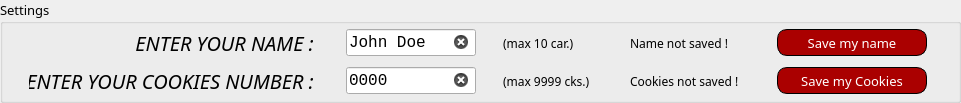
   <widget class="QGroupBox" name="groupBox">
    <property name="geometry">
     <rect>
      <x>20</x>
      <y>160</y>
      <width>961</width>
      <height>101</height>
     </rect>
    </property>
    <property name="font">
     <font>
      <family>American Signs</family>
      <pointsize>10</pointsize>
     </font>
    </property>
    <property name="title">
     <string>Settings</string>
    </property>
    <property name="checkable">
     <bool>false</bool>
    </property>
    <property name="checked">
     <bool>false</bool>
    </property>
    <layout class="QVBoxLayout" name="verticalLayout_2">
     <property name="spacing">
      <number>10</number>
     </property>
     <property name="leftMargin">
      <number>5</number>
     </property>
     <property name="topMargin">
      <number>5</number>
     </property>
     <property name="rightMargin">
      <number>5</number>
     </property>
     <property name="bottomMargin">
      <number>5</number>
     </property>
     <item>
      <layout class="QHBoxLayout" name="horizontalLayout_5">
       <property name="spacing">
        <number>6</number>
       </property>
       <item>
        <widget class="QLabel" name="L_EnterYourName">
         <property name="minimumSize">
          <size>
           <width>290</width>
           <height>0</height>
          </size>
         </property>
         <property name="maximumSize">
          <size>
           <width>290</width>
           <height>16777215</height>
          </size>
         </property>
         <property name="font">
          <font>
           <family>Javatages</family>
           <pointsize>15</pointsize>
           <weight>50</weight>
           <italic>true</italic>
           <bold>false</bold>
          </font>
         </property>
         <property name="layoutDirection">
          <enum>Qt::LeftToRight</enum>
         </property>
         <property name="text">
          <string>ENTER YOUR NAME : </string>
         </property>
         <property name="alignment">
          <set>Qt::AlignRight|Qt::AlignTrailing|Qt::AlignVCenter</set>
         </property>
        </widget>
       </item>
       <item>
        <widget class="QLineEdit" name="LE_Name">
         <property name="minimumSize">
          <size>
           <width>130</width>
           <height>0</height>
          </size>
         </property>
         <property name="maximumSize">
          <size>
           <width>130</width>
           <height>16777215</height>
          </size>
         </property>
         <property name="font">
          <font>
           <family>Consolas</family>
           <pointsize>12</pointsize>
          </font>
         </property>
         <property name="styleSheet">
          <string notr="true"/>
         </property>
         <property name="inputMask">
          <string/>
         </property>
         <property name="text">
          <string>John Doe</string>
         </property>
         <property name="maxLength">
          <number>10</number>
         </property>
         <property name="frame">
          <bool>true</bool>
         </property>
         <property name="alignment">
          <set>Qt::AlignLeading|Qt::AlignLeft|Qt::AlignVCenter</set>
         </property>
         <property name="clearButtonEnabled">
          <bool>true</bool>
         </property>
        </widget>
       </item>
       <item>
        <widget class="QLabel" name="L_MaxCar">
         <property name="minimumSize">
          <size>
           <width>100</width>
           <height>0</height>
          </size>
         </property>
         <property name="maximumSize">
          <size>
           <width>100</width>
           <height>16777215</height>
          </size>
         </property>
         <property name="font">
          <font>
           <family>Javatages</family>
           <pointsize>9</pointsize>
          </font>
         </property>
         <property name="text">
          <string>(max 10 car.)</string>
         </property>
        </widget>
       </item>
       <item>
        <widget class="QLabel" name="L_Name_Status">
         <property name="minimumSize">
          <size>
           <width>120</width>
           <height>0</height>
          </size>
         </property>
         <property name="maximumSize">
          <size>
           <width>120</width>
           <height>16777215</height>
          </size>
         </property>
         <property name="font">
          <font>
           <family>Javatages</family>
           <pointsize>9</pointsize>
          </font>
         </property>
         <property name="text">
          <string>Name not saved !</string>
         </property>
        </widget>
       </item>
       <item>
        <widget class="QPushButton" name="PB_Save_Name">
         <property name="minimumSize">
          <size>
           <width>150</width>
           <height>27</height>
          </size>
         </property>
         <property name="maximumSize">
          <size>
           <width>150</width>
           <height>27</height>
          </size>
         </property>
         <property name="sizeIncrement">
          <size>
           <width>0</width>
           <height>0</height>
          </size>
         </property>
         <property name="font">
          <font>
           <family>American Signs</family>
           <pointsize>10</pointsize>
          </font>
         </property>
         <property name="cursor">
          <cursorShape>PointingHandCursor</cursorShape>
         </property>
         <property name="styleSheet">
          <string notr="true">QPushButton{
border : 1px solid black;
border-radius : 10px;
background : rgb(170, 0, 0);
color: white;
}

QPushButton::hover{
background : rgb(148, 0, 0)
}</string>
         </property>
         <property name="text">
          <string>Save my name</string>
         </property>
        </widget>
       </item>
      </layout>
     </item>
     <item>
      <layout class="QHBoxLayout" name="horizontalLayout_6">
       <property name="spacing">
        <number>6</number>
       </property>
       <property name="topMargin">
        <number>0</number>
       </property>
       <property name="bottomMargin">
        <number>0</number>
       </property>
       <item>
        <widget class="QLabel" name="L_EnterCookies">
         <property name="minimumSize">
          <size>
           <width>290</width>
           <height>0</height>
          </size>
         </property>
         <property name="maximumSize">
          <size>
           <width>290</width>
           <height>16777215</height>
          </size>
         </property>
         <property name="font">
          <font>
           <family>Javatages</family>
           <pointsize>15</pointsize>
           <weight>50</weight>
           <italic>true</italic>
           <bold>false</bold>
          </font>
         </property>
         <property name="text">
          <string>ENTER YOUR COOKIES NUMBER : </string>
         </property>
         <property name="alignment">
          <set>Qt::AlignRight|Qt::AlignTrailing|Qt::AlignVCenter</set>
         </property>
         <property name="margin">
          <number>0</number>
         </property>
        </widget>
       </item>
       <item>
        <widget class="QLineEdit" name="LE_Cookies">
         <property name="minimumSize">
          <size>
           <width>130</width>
           <height>0</height>
          </size>
         </property>
         <property name="maximumSize">
          <size>
           <width>130</width>
           <height>16777215</height>
          </size>
         </property>
         <property name="font">
          <font>
           <family>Consolas</family>
           <pointsize>12</pointsize>
          </font>
         </property>
         <property name="inputMask">
          <string/>
         </property>
         <property name="text">
          <string>0000</string>
         </property>
         <property name="maxLength">
          <number>4</number>
         </property>
         <property name="alignment">
          <set>Qt::AlignLeading|Qt::AlignLeft|Qt::AlignVCenter</set>
         </property>
         <property name="clearButtonEnabled">
          <bool>true</bool>
         </property>
        </widget>
       </item>
       <item>
        <widget class="QLabel" name="L_MaxCks">
         <property name="minimumSize">
          <size>
           <width>100</width>
           <height>0</height>
          </size>
         </property>
         <property name="maximumSize">
          <size>
           <width>100</width>
           <height>16777215</height>
          </size>
         </property>
         <property name="font">
          <font>
           <family>Javatages</family>
           <pointsize>9</pointsize>
          </font>
         </property>
         <property name="text">
          <string>(max 9999 cks.)</string>
         </property>
        </widget>
       </item>
       <item>
        <widget class="QLabel" name="L_Cookies_Status">
         <property name="minimumSize">
          <size>
           <width>120</width>
           <height>0</height>
          </size>
         </property>
         <property name="maximumSize">
          <size>
           <width>120</width>
           <height>16777215</height>
          </size>
         </property>
         <property name="font">
          <font>
           <family>Javatages</family>
           <pointsize>9</pointsize>
          </font>
         </property>
         <property name="text">
          <string>Cookies not saved !</string>
         </property>
        </widget>
       </item>
       <item>
        <widget class="QPushButton" name="PB_Save_Cookies">
         <property name="minimumSize">
          <size>
           <width>150</width>
           <height>27</height>
          </size>
         </property>
         <property name="maximumSize">
          <size>
           <width>150</width>
           <height>27</height>
          </size>
         </property>
         <property name="sizeIncrement">
          <size>
           <width>0</width>
           <height>0</height>
          </size>
         </property>
         <property name="font">
          <font>
           <family>American Signs</family>
           <pointsize>10</pointsize>
          </font>
         </property>
         <property name="cursor">
          <cursorShape>PointingHandCursor</cursorShape>
         </property>
         <property name="styleSheet">
          <string notr="true">QPushButton{
border : 1px solid black;
border-radius : 10px;
background : rgb(170, 0, 0);
color: white;
}

QPushButton::hover{
background : rgb(148, 0, 0)
}</string>
         </property>
         <property name="text">
          <string>Save my Cookies</string>
         </property>
        </widget>
       </item>
      </layout>
     </item>
    </layout>
   </widget>
